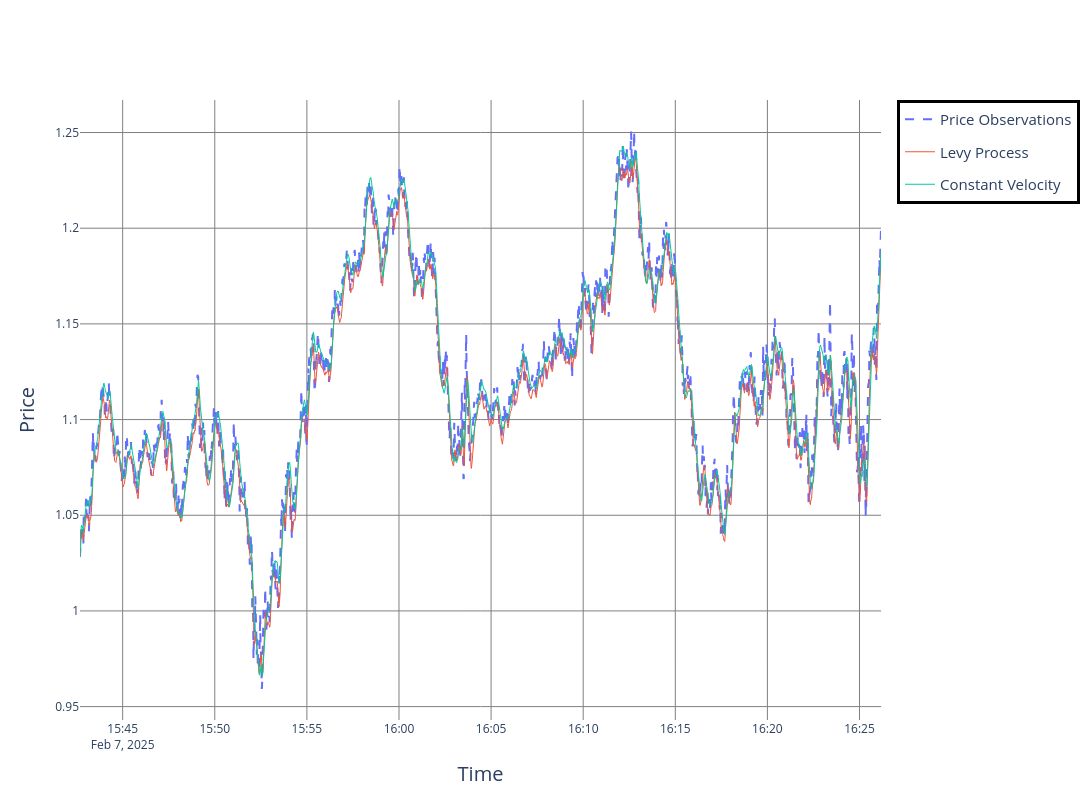

The code cell stored with this chart in its notebook:
### Code cell
from matplotlib import axis


axis_label_list=["Price"]
particle_plotter_dict = {}
uncertainty=False
particle=False
plot_particle_paths=False

#TODO: improve the uncertainty legend and add an 'individual_tracks' option for particle plotting which plots track[t=0:T-1][i] for all i
i=0
label=axis_label_list[i]

file_path = Path(folder_path + rf"\1D_plot_{label}_{num_timesteps}steps_{number_particles}p.html")
file_path.parent.mkdir(parents=True, exist_ok=True)

particle_plotter_dict[label]= Plotterly(autosize=False, width=1500,height=800, dimension=Dimension.ONE, axis_labels=[label])
if label =="Price":
    particle_plotter_dict[label].plot_ground_truths(plottable_observations, [i], truths_label="Price Observations")


particle_plotter_dict[label].plot_tracks(LP_track, [i],mode="lines",uncertainty=uncertainty,particle=particle,plot_particle_paths=plot_particle_paths, track_label="Levy Process",line=dict(width=1))
particle_plotter_dict[label].plot_tracks(CV_track, [i],mode="lines",uncertainty=uncertainty,particle=particle,plot_particle_paths=plot_particle_paths, track_label="Constant Velocity",line=dict(width=1))

particle_plotter_dict[label].fig.update_layout( 
    plot_bgcolor="white",  # Set background color to white
    xaxis=dict(
        showgrid=True,
        gridcolor="gray",      # Keep the grid
        title=dict(text="Time", font=dict(size=20)),  # Add large label
    ),
    yaxis=dict(
        showgrid=True,
        gridcolor="gray",      # Keep the grid
        title=dict(text=label, font=dict(size=20)),  # Add large label
    ),
    legend=dict(
        font=dict(size=15),       # Make the legend font larger
        # orientation='v',
        # xanchor="auto",         # Center the legend
        # yanchor="auto",           # Align the legend to the bottom of the plot
        bordercolor="Black",
        borderwidth=3,
        # y=+0.45,                   # Position it above the graph
        # x=0.6                    # Center it horizontally
    ),
)
particle_plotter_dict[label].fig.write_html(str(file_path))
particle_plotter_dict[label].fig.show()

### Figure 1 — Plotly figure (JSON) as saved in the notebook; plotly's stock layout.template omitted (floating-point values rounded to 4 significant figures; data arrays with more than 128 entries replaced by an {"elided": "..."} marker saying what was removed)
{"data": [{"legendgroup": "Price Observations", "legendrank": 100, "line": {"dash": "dash"}, "mode": "lines", "name": "Price Observations", "showlegend": true, "text": {"elided": "2610 str values"}, "type": "scatter", "x": {"elided": "2610 str values"}, "y": {"elided": "2610 float values"}}, {"legendgroup": "Levy Process", "legendrank": 300, "line": {"width": 1}, "marker": {"symbol": {"elided": "2610 str values"}}, "mode": "lines", "name": "Levy Process", "showlegend": true, "text": {"elided": "2610 str values"}, "type": "scatter", "x": {"elided": "2610 str values"}, "y": {"elided": "2610 float values"}}, {"legendgroup": "Constant Velocity", "legendrank": 300, "line": {"width": 1}, "marker": {"symbol": {"elided": "2610 str values"}}, "mode": "lines", "name": "Constant Velocity", "showlegend": true, "text": {"elided": "2610 str values"}, "type": "scatter", "x": {"elided": "2610 str values"}, "y": {"elided": "2610 float values"}}], "layout": {"autosize": false, "colorway": ["#636EFA", "#EF553B", "#00CC96", "#AB63FA", "#FFA15A", "#19D3F3", "#FF6692", "#B6E880", "#FF97FF", "#FECB52"], "height": 800, "legend": {"bordercolor": "Black", "borderwidth": 3, "font": {"size": 15}}, "plot_bgcolor": "white", "width": 1500, "xaxis": {"gridcolor": "gray", "showgrid": true, "title": {"font": {"size": 20}, "text": "Time"}}, "yaxis": {"gridcolor": "gray", "showgrid": true, "title": {"font": {"size": 20}, "text": "Price"}}}}
